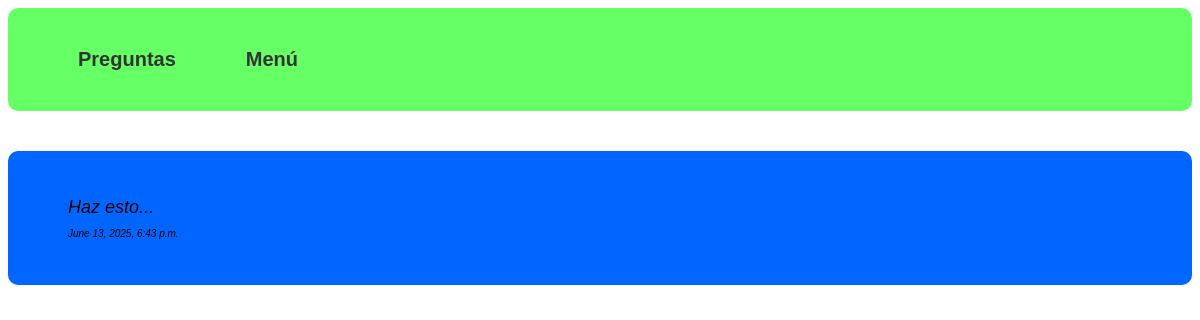
The page /questions/detalles/1/ on the database as committed earlier.
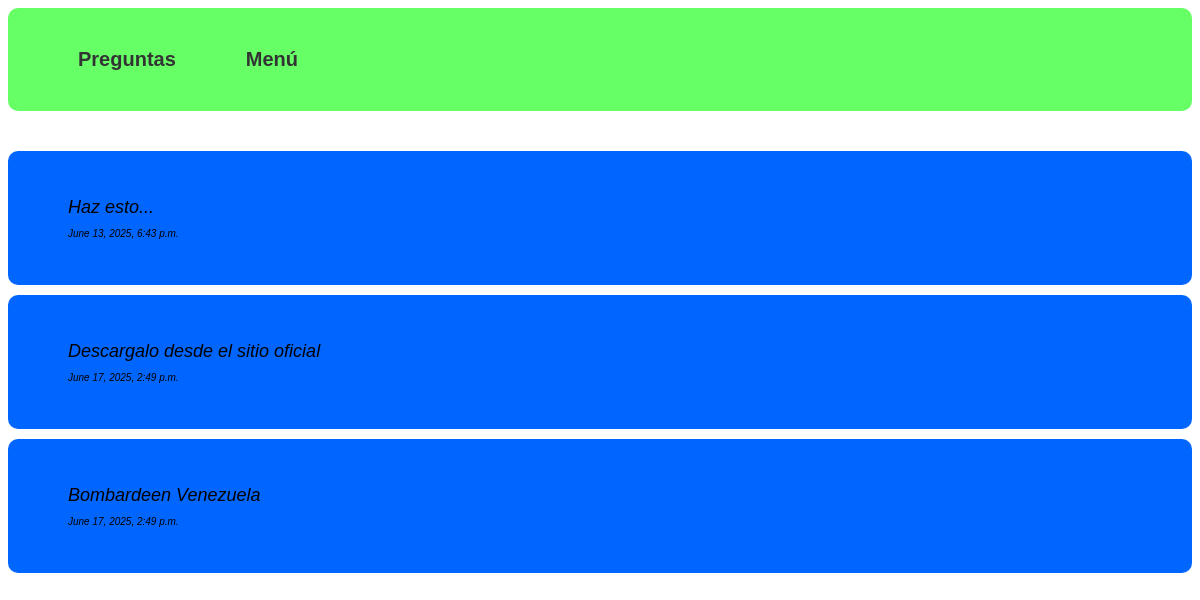
The same page on the database as committed later.
### polls_app/models.py (models this page shows)
class Respuesta(models.Model):
    respuesta=models.TextField(max_length=2000,help_text="Escriba aqui su respuesta")
    fecha=models.DateTimeField(auto_now_add=True)
    parent=models.ForeignKey("self", null=True, blank=True, on_delete=models.CASCADE, related_name="sobrerespuestas")
    question=models.ForeignKey(Question, on_delete=models.CASCADE, related_name="respuestas")
    votos=models.PositiveIntegerField(default=0)

### polls_app/views.py (the view)
# urls.py: path("detalles/<int:question_id>/", detalles, name="detalles_por_pregunta" ),
def detalles(request,question_id):
    todas_las_preguntas=get_object_or_404(models.Question,id=question_id)
    respuestas=todas_las_preguntas.respuestas.all().order_by("-votos")
    return render(request, "detalles.html",{"respuestas": respuestas,
                                            "preguntas":todas_las_preguntas})

### polls_app/templates/detalles.html (shortened to what this page needs)
{% extends 'base.html' %}
{% block content %}
{% load static %}
<!DOCTYPE html>
<html lang="en">
<head>
    <link rel="stylesheet" href="{% static 'detalles.css' %}">
</head>
<body>
    {% for respuesta in respuestas  %}
    <div class="respuestas_container">
        <ul>
        <li class="respuestas">{{respuesta.respuesta}} <br><p class="fecha">{{respuesta.fecha}}</p></li>
    </ul>
    </div>
        {% empty %}
        <h2>Esta pregunta todavia no tiene respuestas</h2>
    {% endfor %}
</body>
</html>
{% endblock content %}

Rows that differ between the two databases and show on the page:
added Respuesta: respuesta "Descargalo desde el sitio oficial", fecha "June 17, 2025, 2:49 p.m."
added Respuesta: respuesta "Bombardeen Venezuela", fecha "June 17, 2025, 2:49 p.m."
